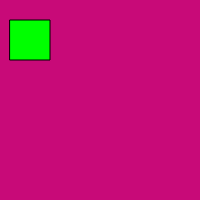
Frame 1 (no input)
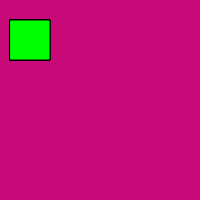
Frame 60 (no input)
Frame 120 (the mouse pressed at the canvas centre since frame 60): identical to frame 60, image omitted

The p5.js sketch that drew these frames (run headless with seeded random() and noise() and a simulated clock; from frame 60 on, the mouse is pressed at the canvas centre):

// p5.js sketch
// ── sketch.js
let checker = 30;


function setup() {
  // put setup code here
  createCanvas(200,200);
  background(200,10,120);


}

function draw() {
  //Put draw code here
  if(mouseIsPressed & checker > 50){
    fill(255,0,0);
    circle(100,50,20);
  }
  else {
    fill(0,255,0);
    rect(10,20,40);
  }



}
